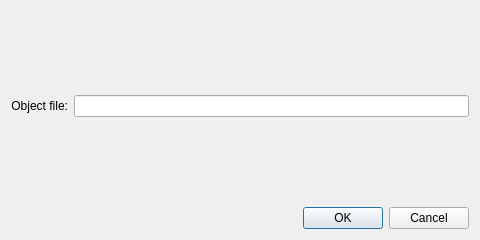
<?xml version="1.0" encoding="UTF-8"?>
<ui version="4.0">
 <class>DialogEditObject</class>
 <widget class="QDialog" name="DialogEditObject">
  <property name="geometry">
   <rect>
    <x>0</x>
    <y>0</y>
    <width>480</width>
    <height>240</height>
   </rect>
  </property>
  <property name="windowTitle">
   <string>Dialog</string>
  </property>
  <layout class="QGridLayout" name="gridLayout">
   <item row="0" column="1">
    <spacer name="verticalSpacer_2">
     <property name="orientation">
      <enum>Qt::Vertical</enum>
     </property>
     <property name="sizeHint" stdset="0">
      <size>
       <width>20</width>
       <height>32</height>
      </size>
     </property>
    </spacer>
   </item>
   <item row="1" column="0">
    <widget class="QLabel" name="labelObject">
     <property name="text">
      <string>Object file:</string>
     </property>
     <property name="alignment">
      <set>Qt::AlignRight|Qt::AlignTrailing|Qt::AlignVCenter</set>
     </property>
    </widget>
   </item>
   <item row="1" column="1">
    <widget class="QLineEdit" name="lineEditObject"/>
   </item>
   <item row="2" column="1">
    <spacer name="verticalSpacer">
     <property name="orientation">
      <enum>Qt::Vertical</enum>
     </property>
     <property name="sizeHint" stdset="0">
      <size>
       <width>20</width>
       <height>32</height>
      </size>
     </property>
    </spacer>
   </item>
   <item row="3" column="0" colspan="2">
    <widget class="QDialogButtonBox" name="buttonBox">
     <property name="orientation">
      <enum>Qt::Horizontal</enum>
     </property>
     <property name="standardButtons">
      <set>QDialogButtonBox::Cancel|QDialogButtonBox::Ok</set>
     </property>
    </widget>
   </item>
  </layout>
 </widget>
 <resources/>
 <connections>
  <connection>
   <sender>buttonBox</sender>
   <signal>accepted()</signal>
   <receiver>DialogEditObject</receiver>
   <slot>accept()</slot>
   <hints>
    <hint type="sourcelabel">
     <x>248</x>
     <y>254</y>
    </hint>
    <hint type="destinationlabel">
     <x>157</x>
     <y>274</y>
    </hint>
   </hints>
  </connection>
  <connection>
   <sender>buttonBox</sender>
   <signal>rejected()</signal>
   <receiver>DialogEditObject</receiver>
   <slot>reject()</slot>
   <hints>
    <hint type="sourcelabel">
     <x>316</x>
     <y>260</y>
    </hint>
    <hint type="destinationlabel">
     <x>286</x>
     <y>274</y>
    </hint>
   </hints>
  </connection>
 </connections>
</ui>
